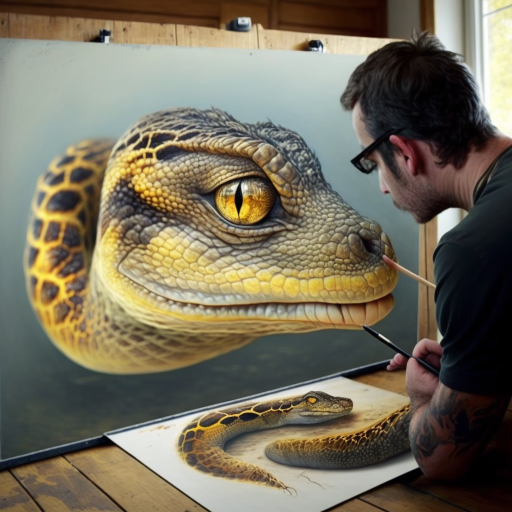
#> input picture imageResizer/snakeSize.png, 1024 x 1024 px (shown at 1/2 size)
$ python imageResizer.py
#> lines starting #> are read from the running program, lines starting #| are printed output that depends on the picture
import PIL
from PIL import Image
image = Image.open("snakeSize.png")
#> image is the input picture: PIL image 1024x1024 RGB; mean R, G, B 117.2, 110.4, 92.1
print("Current size:", image.size)
#| Current size: (1024, 1024)
image.thumbnail((image.size[0]//2, image.size[1]//2))
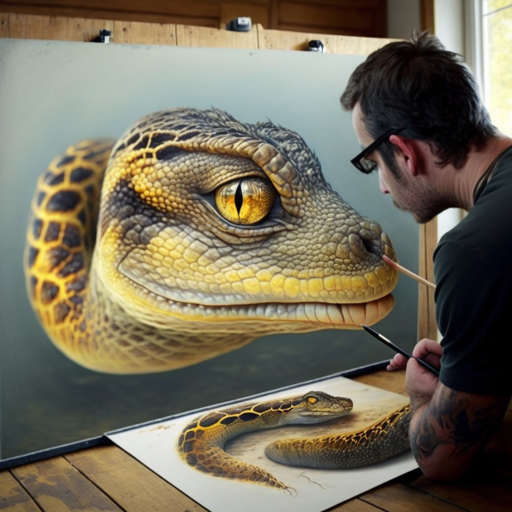
#> image: PIL image 512x512 RGB; mean R, G, B 117.2, 110.4, 92.2
print("New size:", image.size)
#| New size: (512, 512)
image.save("your_resized_image.png")
